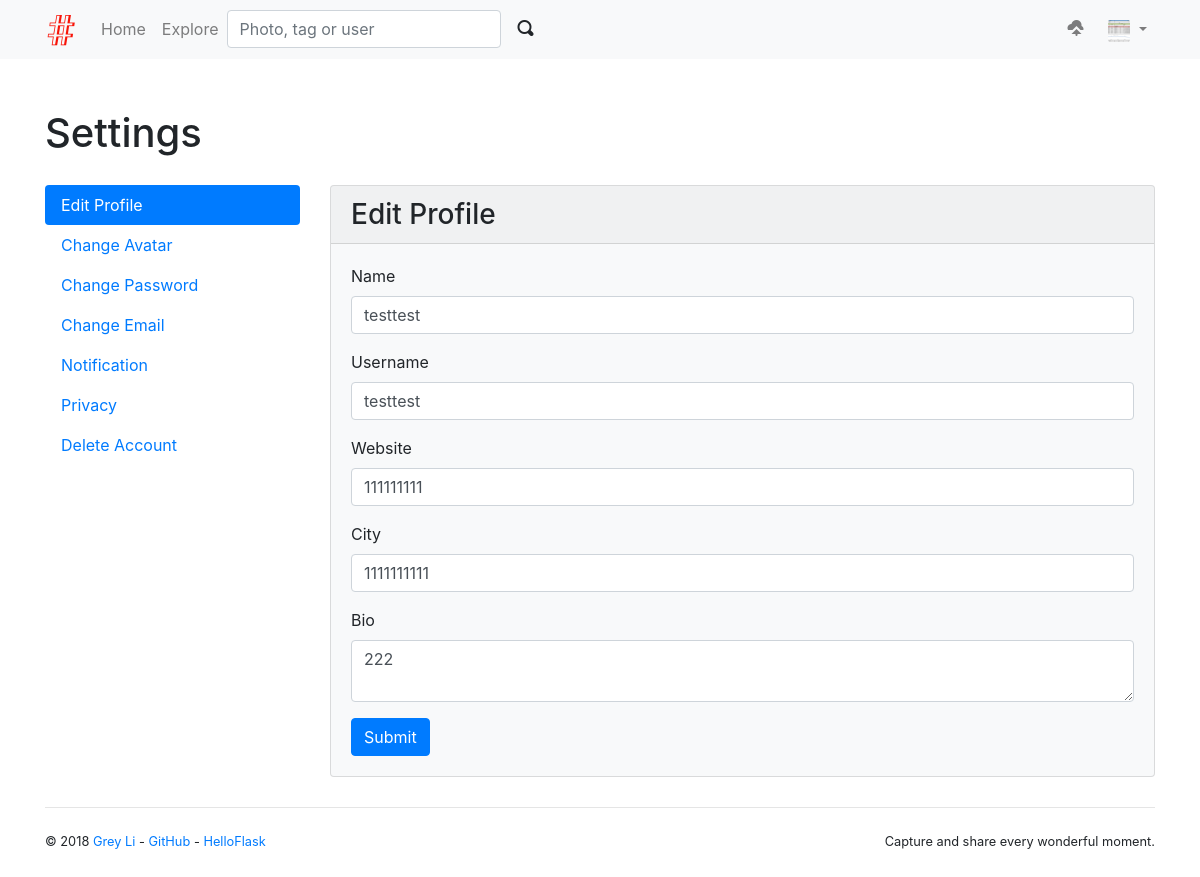
The app's page /user/settings/profile (signed in) with its own data.
### auth/models.py (models this page shows, shortened)
@whooshee.register_model('name', 'username')
class User(db.Model, UserMixin):
    id = db.Column(db.Integer, primary_key=True)
    username = db.Column(db.String(20), unique=True, index=True)
    email = db.Column(db.String(254), unique=True, index=True)
    password_hash = db.Column(db.String(128))
    name = db.Column(db.String(30))
    website = db.Column(db.String(255))
    bio = db.Column(db.String(120))
    location = db.Column(db.String(50))
    member_since = db.Column(db.DateTime, default=datetime.utcnow)
    avatar_s = db.Column(db.String(64))
    avatar_m = db.Column(db.String(64))
    avatar_l = db.Column(db.String(64))
    avatar_raw = db.Column(db.String(64))
    confirmed = db.Column(db.Boolean, default=False)
    locked = db.Column(db.Boolean, default=False)
    active = db.Column(db.Boolean, default=True)
    role_id = db.Column(db.Integer, db.ForeignKey('role.id'))
    role = db.relationship('Role', back_populates='users')
    @property
    def is_active(self):
        return self.active
    def can(self, permission_name):
        permission = Permission.query.filter_by(name=permission_name).first()
        return permission is not None and self.role is not None and permission in self.role.permissions

### user/views.py (the view, shortened to what this page needs)
@user_bp.route('/settings/profile', methods=['GET', 'POST'])
@login_required
def edit_profile():
    form = EditProfileForm()
    form.name.data = current_user.name
    form.username.data = current_user.username
    form.bio.data = current_user.bio
    form.website.data = current_user.website
    form.location.data = current_user.location
    return render_template('user/settings/edit_profile.html', form=form)

### user/forms.py (shortened to what this page needs)
class EditProfileForm(FlaskForm):
    name = StringField('Name', validators=[DataRequired(), Length(1, 30)])
    username = StringField('Username', validators=[DataRequired(), Length(1, 20),
                                                   Regexp('^[a-zA-Z0-9]*$',
                                                          message='The username should contain only a-z, A-Z and 0-9.')])
    website = StringField('Website', validators=[Optional(), Length(0, 255)])
    location = StringField('City', validators=[Optional(), Length(0, 50)])
    bio = TextAreaField('Bio', validators=[Optional(), Length(0, 120)])
    submit = SubmitField()

### extensions.py (called while the page is built)
@login_manager.user_loader
def load_user(user_id):
    from auth.models import User
    user = User.query.get(int(user_id))
    return user

### templates/user/settings/edit_profile.html (shortened to what this page needs)
{% extends 'user/settings/base.html' %}
{% from 'bootstrap/form.html' import render_form %}
{% block setting_content %}
    <div class="card w-100 bg-light">
        <h3 class="card-header">Edit Profile</h3>
        <div class="card-body">
            {{ render_form(form) }}
        </div>
    </div>
{% endblock %}

### templates/base.html (shortened to what this page needs)
{% from 'bootstrap/nav.html' import render_nav_item %}
<!DOCTYPE html>
<html lang="en">
<head>
    {% block head %}
        {% block styles %}
            <link rel="stylesheet" href="{{ url_for('static', filename='css/bootstrap.min.css') }}">
            <link rel="stylesheet" href="{{ url_for('static', filename='open-iconic/font/css/open-iconic-bootstrap.css') }}">
            <link rel="stylesheet" href="{{ url_for('static', filename='css/style.css') }}">
        {% endblock styles %}
    {% endblock head %}
</head>
<body>
{% block navbar %}
    <nav class="navbar navbar-expand-lg navbar-light bg-light">
        <div class="container">
            <a class="navbar-brand" href="{{ url_for('main.index') }}">
                <img src="{{ url_for('static', filename='favicon.ico') }}" alt="Albumy">
            </a>
            <div class="collapse navbar-collapse" id="navbarColor01">
                <div class="navbar-nav mr-auto">
                    {{ render_nav_item('main.index', 'Home') }}
                    {{ render_nav_item('main.explore', 'Explore') }}
                    <form class="form-inline my-2 my-lg-0" action="{{ url_for('main.search') }}">
                        <input type="text" name="q" class="form-control mr-sm-1" placeholder="Photo, tag or user"
                               required>
                        <button class="btn btn-light my-2 my-sm-0" type="submit">
                            <span class="oi oi-magnifying-glass"></span>
                        </button>
                    </form>
                </div>
                <div class="navbar-nav ml-auto">
                {% if current_user.is_authenticated %}
                    <a class="nav-item nav-link" href="{{ url_for('main.upload') }}" title="Upload">
                        <span class="oi oi-cloud-upload"></span>&nbsp;&nbsp;
                    </a>
                    <div class="dropdown nav-item">
                        <a href="#" class="nav-link dropdown-toggle" data-toggle="dropdown" role="button"
                           aria-expanded="false">
                            <img class="avatar-xs"
                                 src="{{ url_for('main.get_avatar', filename=current_user.avatar_s) }}">
                        </a>
                    </div>
                {% else %}
                    <a class="btn btn-outline-primary" href="{{ url_for('auth.login') }}">Login</a>&nbsp;&nbsp;
                    <a class="btn btn-primary" href="{{ url_for('auth.register') }}">Join Albumy</a>
                {% endif %}
                </div>
            </div>
        </div>
    </nav>
{% endblock %}
<main>
    <div class="container">
        {% block content %}{% endblock %}
        {% block footer %}
            <footer>
                <p class="float-left">
                    <small>&copy; 2018
                        <a href="http://greyli.com" title="Written by Grey Li">Grey Li</a> -
                        <a href="https://github.com/greyli/albumy" title="Fork me on GitHub">GitHub</a> -
                        <a href="http://helloflask.com" title="A HelloFlask project">HelloFlask</a>
                    </small>
                </p>
                <p class="float-right">
                    <small>Capture and share every wonderful moment.</small>
                </p>
            </footer>
        {% endblock %}
    </div>
</main>
</body>
</html>

### static/css/style.css (style rules this page uses)
nav { margin-bottom: 30px; }
footer { margin: 30px 0; padding: 20px 0; border-top: 1px solid #e5e5e5; }
.avatar-xs { width: 22px; height: 22px; border-radius: 2px; }

### records on screen
User: avatar_s (picture), name "testtest", username "testtest", website "111111111", location "1111111111", bio "222"

### other values on screen
{{ render_nav_item('main.index', 'Home') }} "Home"
{{ render_nav_item('main.explore', 'Explore') }} "Explore"
{{ render_nav_item('user.edit_profile', 'Edit Profile') }} "Edit Profile"
{{ render_nav_item('user.change_avatar', 'Change Avatar') }} "Change Avatar"
{{ render_nav_item('user.change_password', 'Change Password') }} "Change Password"
{{ render_nav_item('user.change_email_request', 'Change Email') }} "Change Email"
{{ render_nav_item('user.notification_setting', 'Notification') }} "Notification"
{{ render_nav_item('user.privacy_setting', 'Privacy') }} "Privacy"
{{ render_nav_item('user.delete_account', 'Delete Account') }} "Delete Account"
